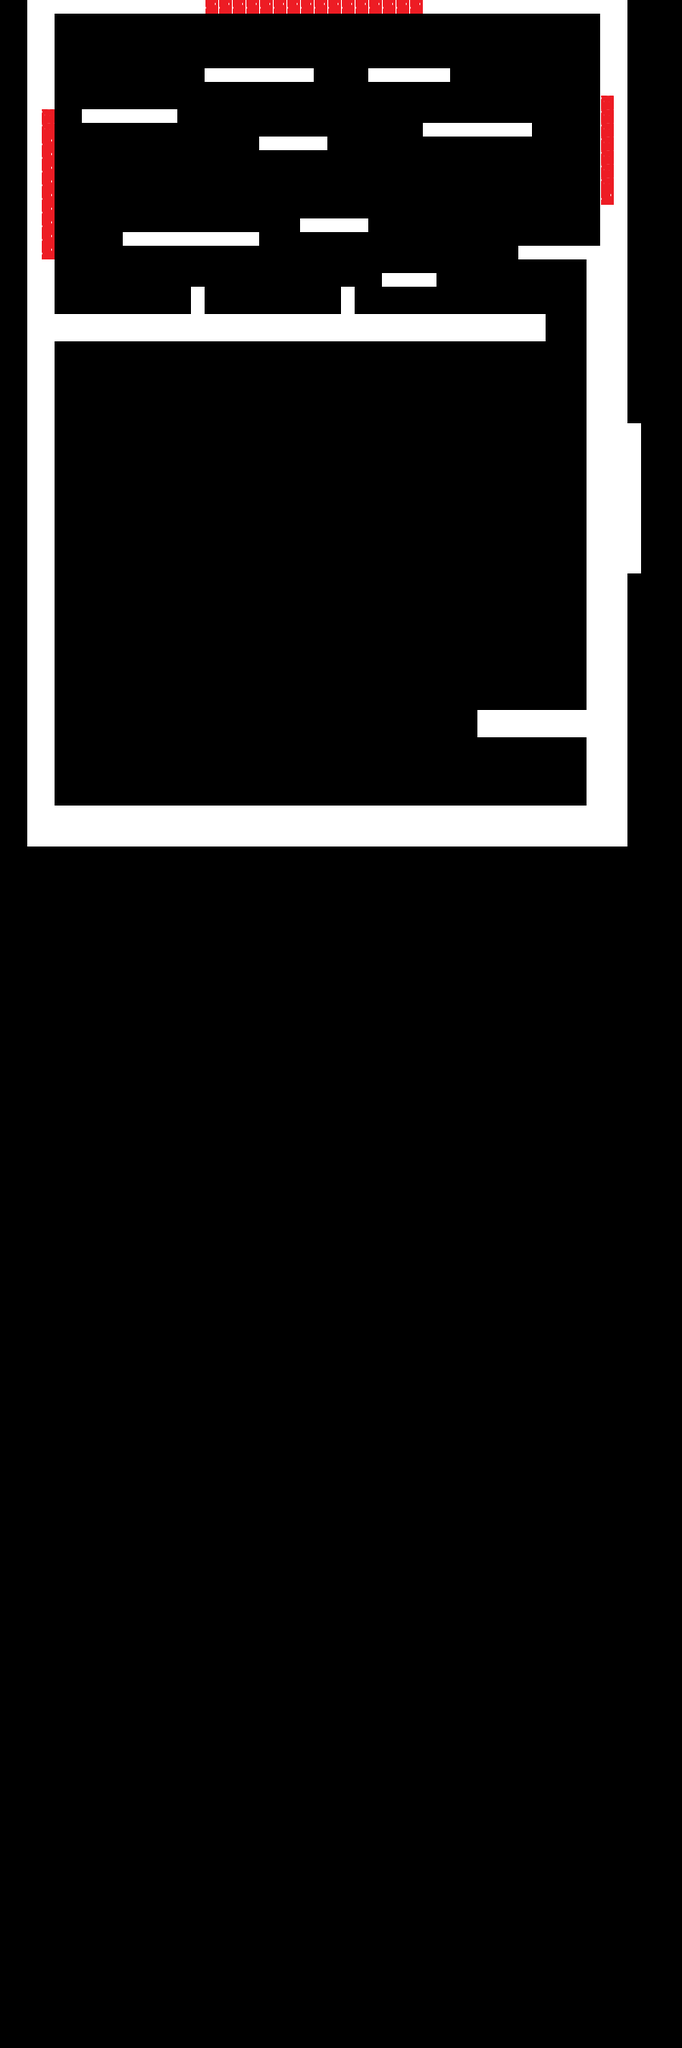

Rendered tile map (Tiled .tmx) drawn with the repository's tilesets; below, a short description and the map source with its tile grids summarised:
An orthogonal 50x150 tile map with 16x16 px tiles, 2 tile layers (TileBackground, TileCollision) and 4 objects (3x ClimbableLine, Player).

<map version="1.0" orientation="orthogonal" width="50" height="150" tilewidth="16" tileheight="16">
 <tileset firstgid="1" name="test_tileset_1" tilewidth="16" tileheight="16">
  <image source="test_tileset_1.png" trans="ff00ff" width="48" height="32" />
  <tile id="2">
   <properties>
    <property name="Climbable" value="True" />
   </properties>
  </tile>
  <tile id="5">
   <properties>
    <property name="Climbable" value="True" />
   </properties>
  </tile>
 </tileset>
 <layer name="TileBackground" width="50" height="150">
  <data>[7500 cells, 2 non-empty, 2 distinct tile ids]</data>
 </layer>
 <layer name="TileCollision" width="50" height="150">
  <properties>
   <property name="Collidable" value="1" />
  </properties>
  <data>[7500 cells, 610 non-empty, 5 distinct tile ids]</data>
 </layer>
 <objectgroup name="Collision" width="50" height="150">
  <properties>
   <property name="Collidable" value="true" />
  </properties>
 </objectgroup>
 <objectgroup name="Entities" width="50" height="150">
  <object name="Player" type="Player" x="224" y="194" width="44" height="44" />
 </objectgroup>
 <objectgroup name="Objects" width="50" height="150" />
 <objectgroup name="Climbable" width="50" height="150">
  <object type="ClimbableLine" x="64" y="128">
   <polyline points="0,0 0,175" />
  </object>
  <object type="ClimbableLine" x="240" y="16">
   <polyline points="-2,1 254,1" />
  </object>
  <object type="ClimbableLine" x="702" y="111">
   <polyline points="1,0 1,128" />
  </object>
 </objectgroup>
</map>